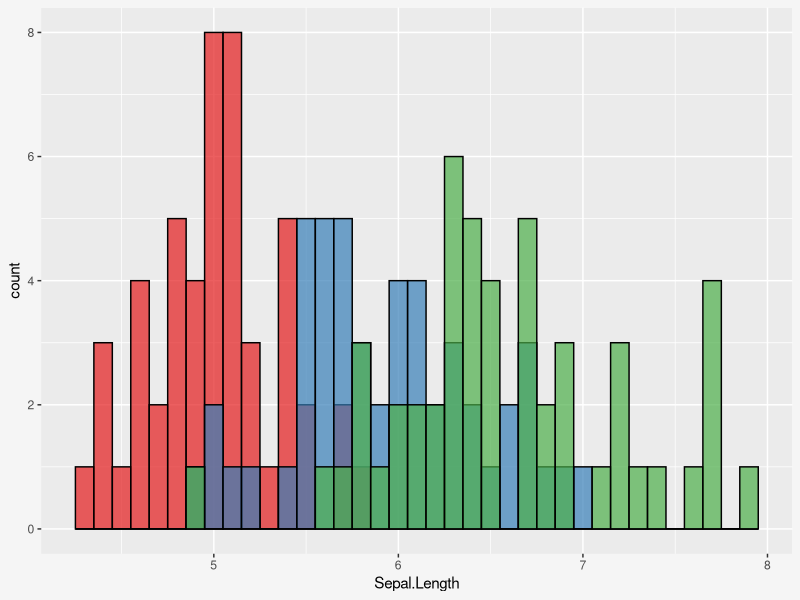
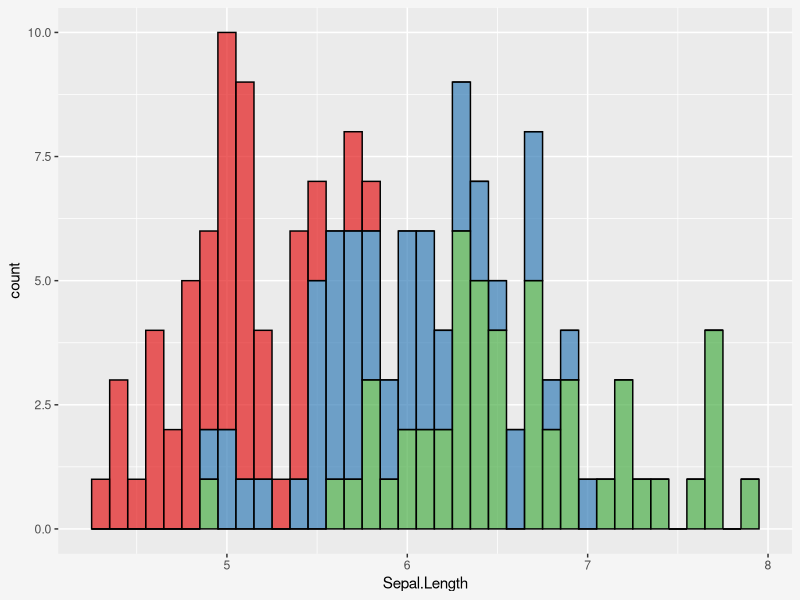
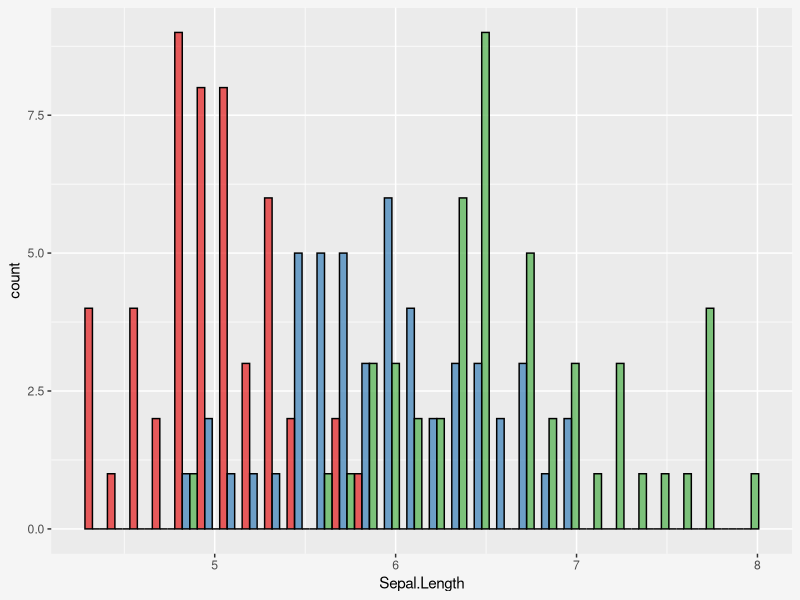
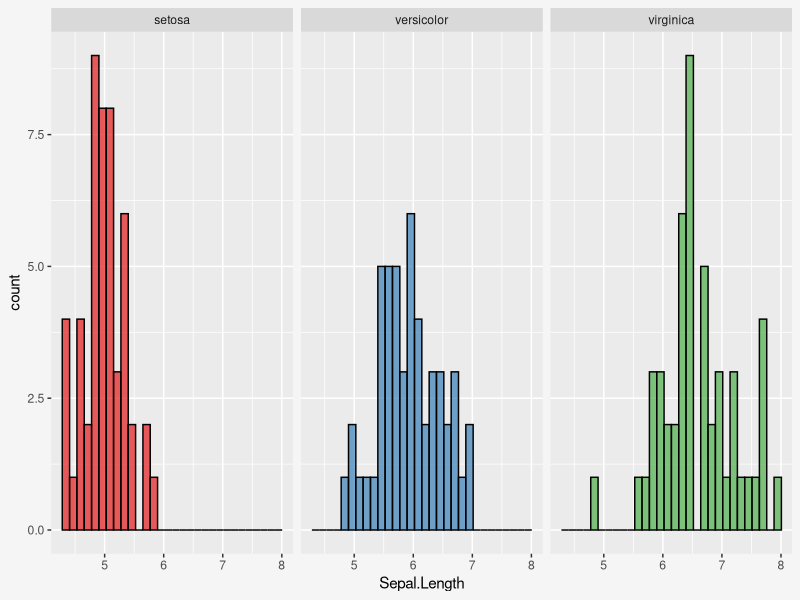

R code for these plots, in order:
## ---- chunk 1
# Package imports
library(ggplot2)

# BG color for plots - should match .figure and .caption classes in rmd_style.css
figbg = "whitesmoke"
## ---- chunk 2
#| label: fig-hist
#| echo: FALSE
#| fig-cap: "Histograms of sepal length for each species from the `iris` dataset."

p = ggplot(iris, aes(x=Sepal.Length, fill=Species)) +
  geom_histogram(alpha=0.7, color="black", position="identity", binwidth=0.1) +
  scale_fill_brewer(palette="Set1") +
  theme(legend.position = "none",
        plot.background = element_rect(fill = figbg, color = figbg))

p
## ---- chunk 3
#| label: fig-hist-stacked
#| echo: FALSE
#| fig-cap: "Stacked histograms of sepal length for each species from the `iris` dataset."

p = ggplot(iris, aes(x=Sepal.Length, fill=Species)) +
  geom_histogram(alpha=0.7, color="black", binwidth=0.1) +
  scale_fill_brewer(palette="Set1") +
  theme(legend.position = "none",
        plot.background = element_rect(fill = figbg, color = figbg))

p
## ---- chunk 4
#| label: fig-hist-dodged
#| echo: FALSE
#| fig-cap: "Dodged histogram of sepal length for each species from the `iris` dataset."

p = ggplot(iris, aes(x=Sepal.Length, fill=Species)) +
  geom_histogram(alpha=0.7, color="black", position="dodge") +
  scale_fill_brewer(palette="Set1") +
  theme(legend.position = "none",
        plot.background = element_rect(fill = figbg, color = figbg))

p
## ---- chunk 5
#| label: fig-hist-facet
#| echo: FALSE
#| fig-cap: "Small multiple histograms of sepal length for each species from the `iris` dataset."

p = ggplot(iris, aes(x=Sepal.Length, fill=Species)) +
  geom_histogram(alpha=0.7, color="black", position="identity") +
  scale_fill_brewer(palette="Set1") +
  facet_wrap(~Species) +
  theme(legend.position = "none",
        plot.background = element_rect(fill = figbg, color = figbg))

p
